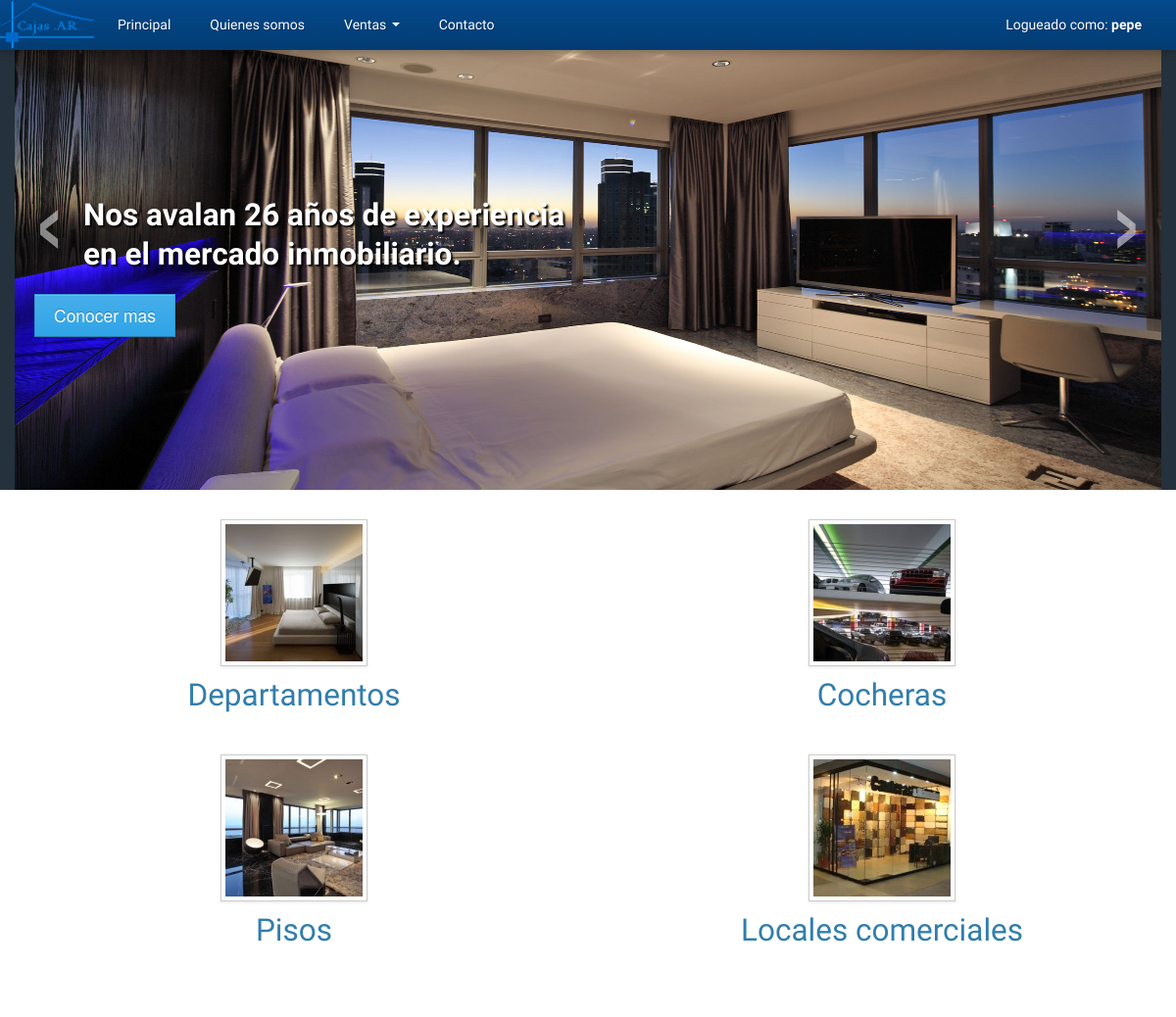
Page /index.php?page=home (signed in) on the committed database.
### tables this page shows
CREATE TABLE IF NOT EXISTS `article_categories` (
  `id_article_category` int(8) NOT NULL AUTO_INCREMENT,
  `name` varchar(32) NOT NULL,
  PRIMARY KEY (`id_article_category`)
);

### includes/mysqldb.php (called while the page is built, shortened)
<?php
class MySQLConnection
{
    private $_dbLink, $_queryResponse;
    public function connect($user, $pass, $host, $database)
    {
        $this->_dbLink = mysqli_connect($host, $user, $pass);
        mysqli_select_db($this->_dbLink, $database);
    }
    public function query($query)
    {
        $this->_queryResponse = mysqli_query($this->_dbLink, $query);
        return $this;
    }
    public function getResults()
    {
        $this->lastResult = array();
        if ($this->_queryResponse && !is_bool($this->_queryResponse)) {
            while ($response = mysqli_fetch_object($this->_queryResponse)) {
                $this->lastResult[] = $response;
            }
        }
        return $this->lastResult;
    }
}

### includes/autoload.php (called while the page is built, shortened)
<?php
require_once dirname(__FILE__) . '/application.php';
require_once dirname(__FILE__) . '/mysqldb.php';
$app = new Application(
    new MySQLConnection(MYSQL_USER, MYSQL_PASS, MYSQL_HOST, MYSQL_DATABASE),
    new InputData()
);

### includes/application.php (called while the page is built, shortened)
<?php
class Application
{
    protected $db;
    public function __construct(MySQLConnection $db, InputData $io)
    {
        $this->db = $db;
    }
    public function getArticleCategories()
    {
        $queryString = "SELECT * FROM article_categories";
        return $this->db->query($queryString)->getResults();
    }
    public function getImageByCategory($categoryId)
    {
        $images = array(
            '1' => 'assets/images/depto-mini.jpg',
            '2' => 'assets/images/parking-mini.jpg',
            '3' => 'assets/images/piso-mini.jpg',
            '4' => 'assets/images/local-mini.jpg',
        );
        return isset($images[$categoryId]) ? $images[$categoryId] : '';
    }
}

### includes/templates/content_home.php (the view)
<div class="container marketing">
  <div class="row articulos-homepage">
    <?php foreach($app->getArticleCategories() as $category) { ?>
        <div class="span6">
            <a href="index.php?page=articles-by-category&id=<?php echo $category->id_article_category; ?>">
                <img class="img-polaroid" src="<?php echo $app->getImageByCategory($category->id_article_category); ?>">
                <h2><?php echo $category->name; ?></h2>
            </a>
        </div>
    <?php } ?>
  </div>
</div>

### assets/css/nuestro.css (style rules this page uses)
.row.articulos-homepage .span6 { margin-bottom:30px; }
.row.articulos-homepage .span6 { text-align:center; }

### rows in the picture
article_categories: shows a picture, name "Departamentos"
article_categories: shows a picture, name "Cocheras"
article_categories: shows a picture, name "Pisos"
article_categories: shows a picture, name "Locales comerciales"

### other values in the picture
$app->io->getSession('username') "pepe"
